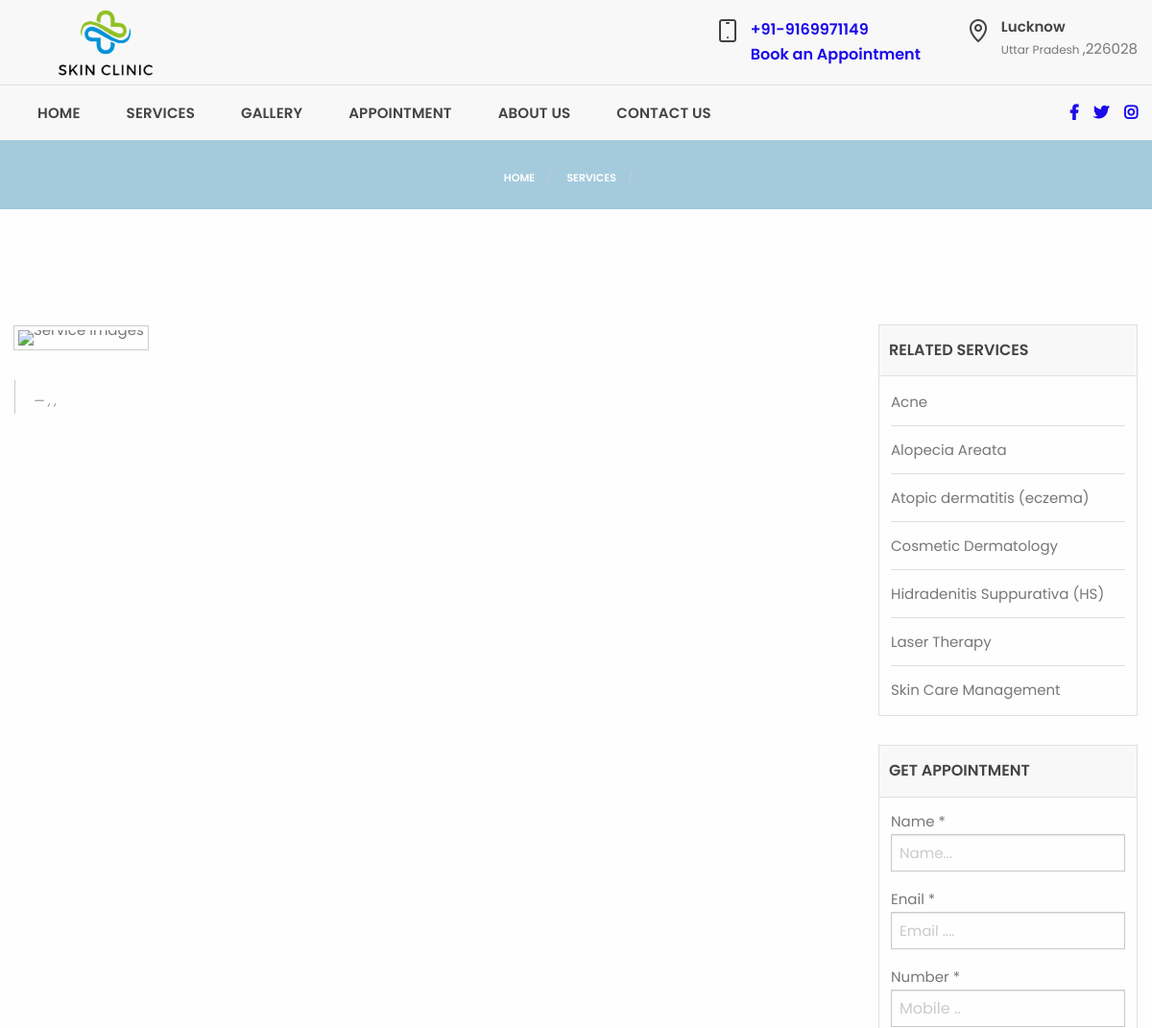
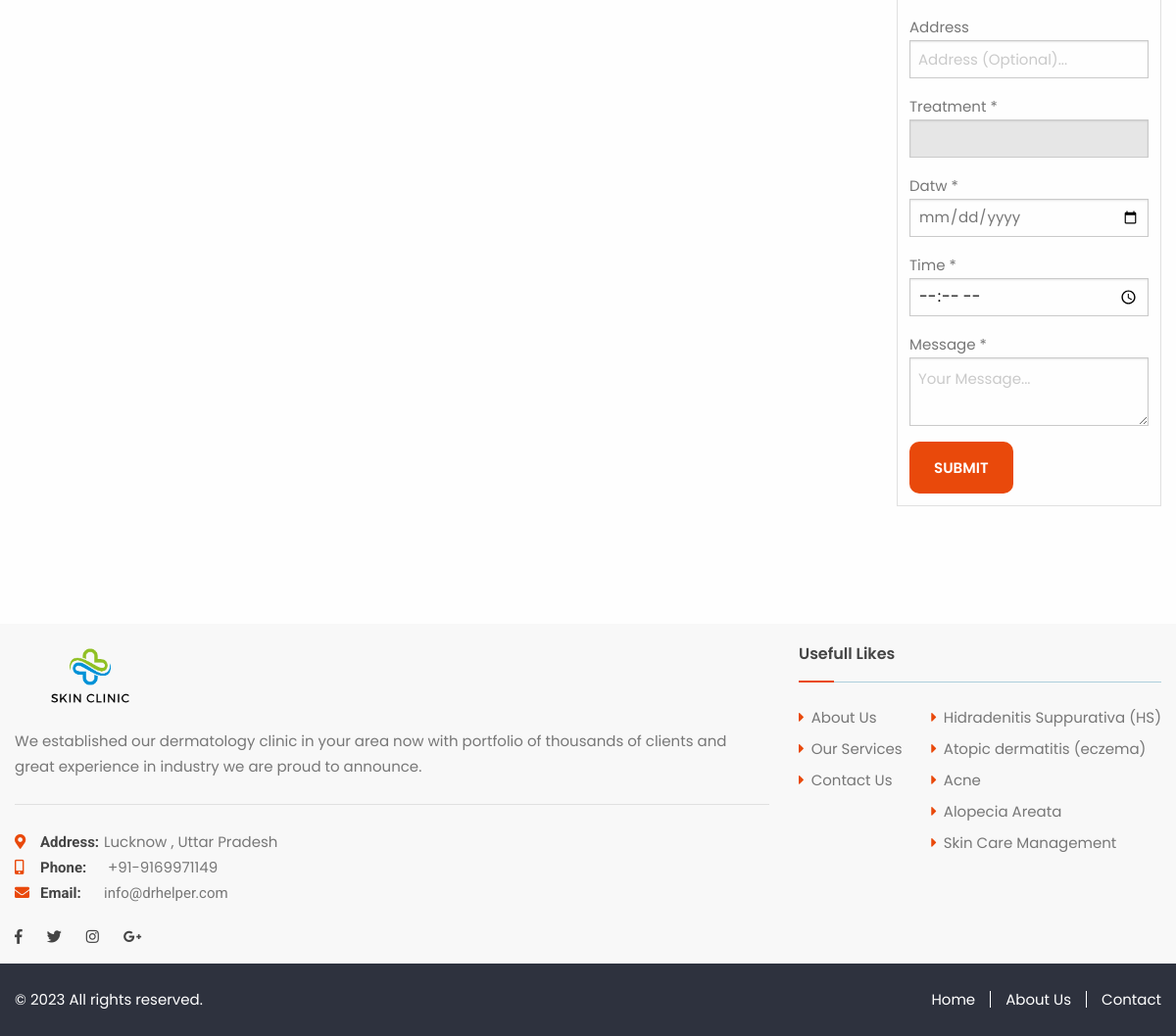
/single-service.php, run on the app's committed database (2 pictures, top to bottom).
### tables this page shows
CREATE TABLE `services` (
  `id` int(11) NOT NULL,
  `treatment` varchar(100) DEFAULT NULL,
  `image` varchar(100) DEFAULT NULL,
  `desc` text DEFAULT NULL,
  `doctor` varchar(100) DEFAULT NULL,
  `specialist` varchar(100) DEFAULT NULL,
  `category` varchar(100) DEFAULT NULL,
  `status` int(1) DEFAULT 1
);

### action/config.php (called while the page is built, shortened)
<?php
$domain3 = "info@drhelper.com";
$path2 = './admin/images/';

### single-service.php (the view, shortened to what this page needs)
<?php include './action/config.php';
$id = base64_decode($_GET['id']);
$treatment = str_replace('-', ' ', $_GET['treatment']);
$rs = mysqli_fetch_array(mysqli_query($con, "SELECT * FROM `services` WHERE id='$id' OR treatment='$treatment' "));
?>
<!doctype html>
<html lang="en">
<head>
    <link rel="stylesheet" type="text/css" href="style.css" media="all" />
</head>
<body>
    <?php include 'header.php' ?>
    <div class="title-section dark-bg module">
        <div class="grid-container grid-x grid-padding-x">
            <div class="small-12 cell">
            </div>
            <div class="small-12 cell">
                <ul class="breadcrumbs">
                    <li><a href="./">Home</a></li>
                    <li><a href="./services">Services</a></li>
                </ul>
            </div>
        </div>
    </div>
    <div class="service-single-post module">
        <div class="grid-container grid-x grid-padding-x">
            <div class="medium-9 small-12 cell">
                <div class="service-post">
                    <div class="thumbnail">
                        <img src="<?= $path2 . $rs['image'] ?>" alt="Service Images">
                    </div>
                    <div class="service-text">
                        <blockquote>
                            <cite><?= $rs['doctor'] . ', ' . $rs['specialist'] . ', ' . $rs['category'] ?></cite>
                        </blockquote>
                    </div>
                </div>
            </div>
            <div class="services-sidebar sidebar medium-3 small-12 cell">
                <div class="widget">
                    <h2>Related Services</h2>
                    <div class="widget-content">
                        <ul class="menu vertical">
                            <?php
                            $qry = mysqli_query($con, "SELECT * FROM `services` ORDER BY treatment ASC ");
                            while ($res = mysqli_fetch_array($qry)) :
                            ?>
                                <li><a href="single-service?id=<?= base64_encode($res['id']) ?>&treatment=<?= str_replace(' ', '-', $res['treatment']) ?>"><?= $res['treatment'] ?></a></li>
                            <?php endwhile; ?>
                        </ul>
                    </div>
                </div>
                <div class="widget">
                    <h2>Get Appointment</h2>
                    <div class="widget-content">
                        <form method="post">
                            <label for="Name *">Name *</label>
                            <input type="text" name="name" placeholder="Name..." required />
                            <label for="">Enail *</label>
                            <input type="email" name="email" placeholder="Email ...." required />
                            <label for="">Number *</label>
                            <input name="phone" id="mobile" type="number" required placeholder="Mobile .." onkeyup="check(); return false;" oninput="this.value = this.value.replace(/[^0-9.]/g, '').replace(/(\..*?)\..*/g, '$1');" onKeyPress="if(this.value.length==10) return false;">
                            <label for="">Address</label>
                            <input type="text" name="address" placeholder="Address (Optional)...">
                            <label for="">Treatment *</label>
                            <input type="text" readonly name="subject" value="<?= $treatment ?>" required />
                            <label for="">Datw *</label>
                            <input type="date" name="appoint_date" placeholder="Appointment Date" required>
                            <label for="">Time *</label>
                            <input type="time" name="time">
                            <label for="">Message *</label>
                            <textarea name="message" placeholder="Your Message..." rows="2"></textarea>
                            <input type="submit" name="get_appointment" class="button primary last-item" />
                        </form>
                    </div>
                </div>
            </div>
        </div>
    </div>
    <?php include 'footer.php' ?>
</body>
</html>

### footer.php (shortened to what this page needs)
<?php include_once 'action/config.php' ?>
<div class="footer">
    <div class="footer-top grey-bg" style="padding:20px  0 20px 0px!important;">
        <div class="grid-container grid-x grid-padding-x">
            <div class="large-8 medium-8 small-12 cell">
                <div class="footer-box footer-logo-side">
                    <a href="./"><img src="assets/images/logo.png" width="20%" alt="" /></a>
                    <p>We established our dermatology clinic in your area now with portfolio of
                        thousands of clients and great experience in industry we are proud to announce.</p>
                    <div class="contact-us">
                        <ul>
                            <li><i class="fas fa-map-marker-alt"></i><a><span>Address:</span>Lucknow , Uttar Pradesh</a>
                            </li>
                            <li><i class="fas fa-mobile-alt"></i><a><span>Phone:</span>
                                    +91-9169971149</a>
                            </li>
                            <li><i class="fas fa-envelope"></i><a href=""><span>Email:</span><?= $domain3 ?></a><a href="mailto:"></a>
                            </li>
                        </ul>
                    </div>
                    <div class="social-icons">
                        <ul class="menu">
                            <li><a href="#"><i class="fab fa-facebook-f"></i></a></li>
                            <li><a href="#"><i class="fab fa-twitter"></i></a></li>
                            <li><a href="#"><i class="fab fa-instagram"></i></a></li>
                            <li><a href="#"><i class="fab fa-google-plus-g"></i></a></li>
                        </ul>
                    </div>
                </div>
            </div>
            <div class="large-4 medium-4 small-12 cell">
                <div class="footer-box border-btm">
                    <h6>Usefull Likes</h6>
                    <ul class="links">
                        <li><a href="about.php">About Us</a></li>
                        <li><a href="services.php">Our Services</a></li>
                        <li><a href="contact.php">Contact Us</a></li>
                    </ul>
                    <ul class="links">
                        <?php
                        $qry = mysqli_query($con, "SELECT * FROM `services` ORDER BY id DESC LIMIT 5 ");
                        while ($res = mysqli_fetch_array($qry)) :
                        ?>
                            <li><a href="single-service?id=<?= base64_encode($res['id']) ?>&treatment=<?= str_replace(' ', '-', $res['treatment']) ?>"><?= $res['treatment'] ?></a></li>
                        <?php endwhile; ?>
                    </ul>
                </div>
            </div>
        </div>
    </div>
    <div class="footer-bottom">
        <div class="grid-container grid-x grid-padding-x">
            <div class="medium-6 large-6 small-12 cell">
                <div class="copyrightinfo"> © 2023 All rights reserved. </div>
            </div>
            <div class="medium-6 large-6 small-12 cell cell1">
                <div class="footer-bottom-nav">
                    <ul class="menu">
                        <li><a href="index">Home</a></li>
                        <li><a href="about">About Us</a></li>
                        <li><a href="contact">Contact</a></li>
                    </ul>
                </div>
            </div>
        </div>
    </div>
</div>
</div>

### data on the page
services: treatment "Acne"
services: treatment "Alopecia Areata"
services: treatment "Atopic dermatitis (eczema)"
services: treatment "Cosmetic Dermatology"
services: treatment "Hidradenitis Suppurativa (HS)"
services: treatment "Laser Therapy"
services: treatment "Skin Care Management"

### other printed values
$domain3 "info@drhelper.com"
